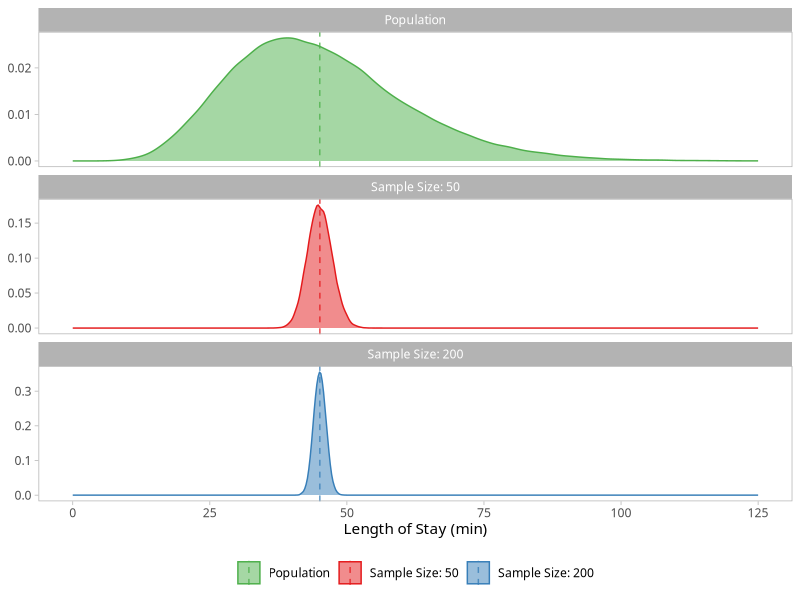

The R source for this figure:
# Libraries ----
require(tidyverse)
require(patchwork)

# Data
# Underlying gamma distribution mean of ~45
# Sample either 50 or 200 at a time, and take the mean of those

nTrials = 10^5
alpha = 8
set.seed(123)

## Raw
dataRaw = rgamma(n = nTrials,
             shape = alpha,
             rate = alpha/45)

rawSD = sd(dataRaw)
rawMean = mean(dataRaw)


## Sample means
dataMean = data.frame(n = c(50, 200),
                     trial = 1:nTrials) |> 
  group_by(trial, n) |> 
  mutate(x = sample(x = dataRaw,
                    size = n) |> 
           list(),
         mean = x |> 
           unlist() |> 
           mean(),
         sd = x |> 
           unlist() |> 
           sd())


# Plot 1
## Make mean lines
plot1mean = tribble(
  ~n                , ~varMean                               , ~varSD,
  "Population"      , rawMean                                , rawSD,
  "Sample Size: 50" , mean(dataMean[dataMean$n == 50,]$mean) , sd(dataMean[dataMean$n == 50,]$mean),
  "Sample Size: 200", mean(dataMean[dataMean$n == 200,]$mean), sd(dataMean[dataMean$n == 200,]$mean)
)

plot1 = dataRaw |> 
  as.data.frame() |> 
  mutate(n = "Population" |> 
           as.factor()) |> 
  rename(mean = "dataRaw") |> 
  full_join(dataMean |> 
              mutate(n = paste("Sample Size:", n))) |> 
  select(n, mean) |> 
  mutate(n = n |> 
           factor(levels = c("Population",
                             "Sample Size: 50",
                             "Sample Size: 200"))) |> 
  # Plot
  ggplot(aes(x = mean,
             colour = n,
             fill = n)) +
  geom_density(alpha = 0.5) +
  # Mean lines
  geom_vline(data = plot1mean,
             aes(colour = n,
                 fill = n,
                 xintercept = varMean),
             linetype = "dashed",
             alpha = 0.8) +
  # Scale etc
  facet_wrap(facets = ~factor(n, levels = c("Population",
                                   "Sample Size: 50",
                                   "Sample Size: 200")),
             nrow = 3,
             ncol = 1,
             scales = "free_y") +
  scale_x_continuous(breaks = c(seq(0, 125, 25)),
                     limits = c(0, 125)) +
  scale_y_continuous(limits = c(0, NA)) +
  # Theme
  labs(title = NULL,
       x = "Length of Stay (min)",
       y = NULL) +
  scale_fill_discrete(type = c("#4daf4a", "#e41a1c", "#377eb8")) +
  scale_colour_discrete(type = c("#4daf4a", "#e41a1c", "#377eb8")) +
  theme_light() +
  theme(legend.title = element_blank(),
        legend.position = "bottom",
        # Anaesthesia themeing
        text = element_text(family = "Avenir"),
        plot.background = element_blank(),
        panel.grid.major = element_blank(),
        panel.grid.minor = element_blank())

# Save
ggsave("outputs/plot1.jpeg", plot = plot1,
       dpi = 600, width = 9, height = 9, units = "in")
